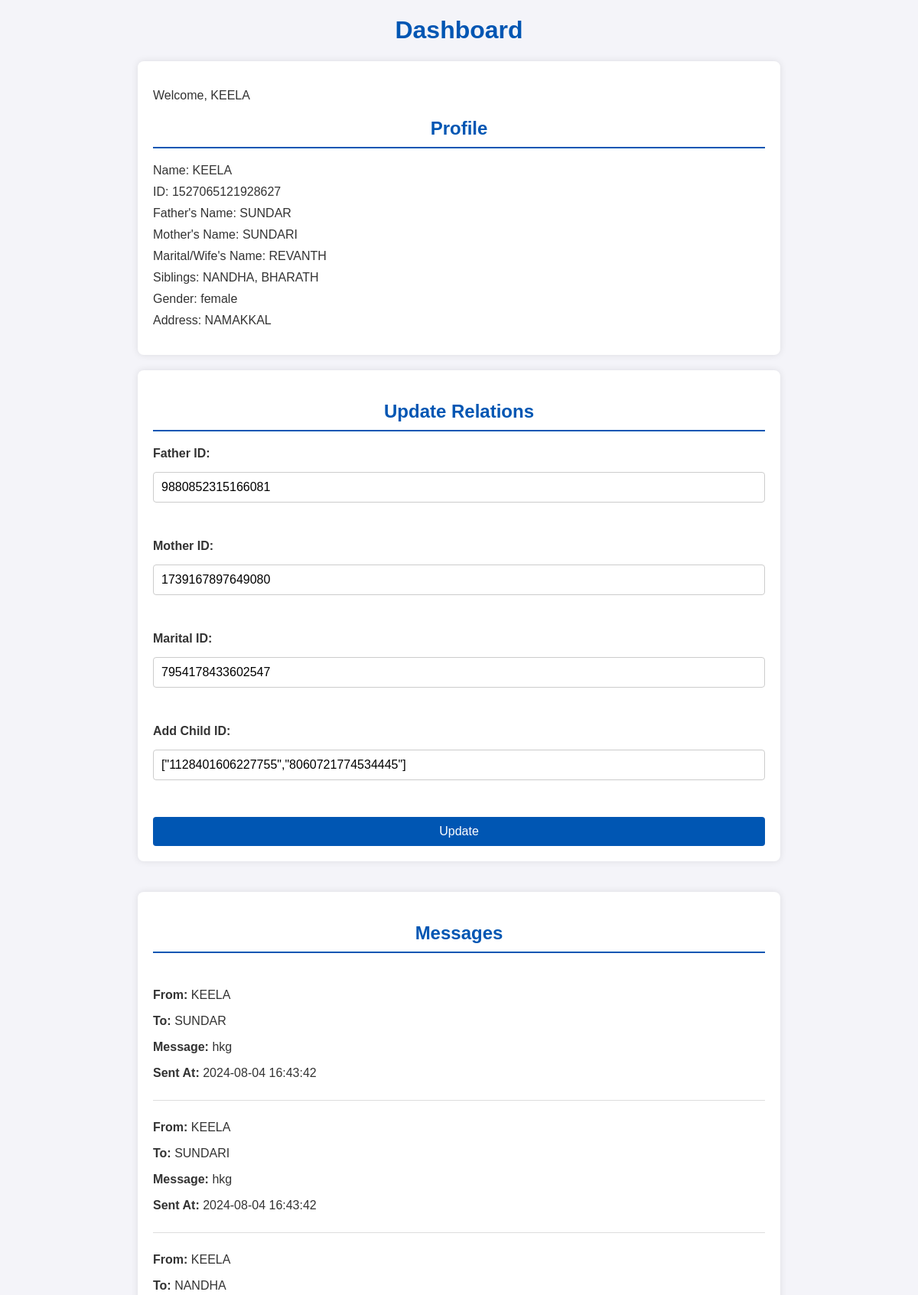
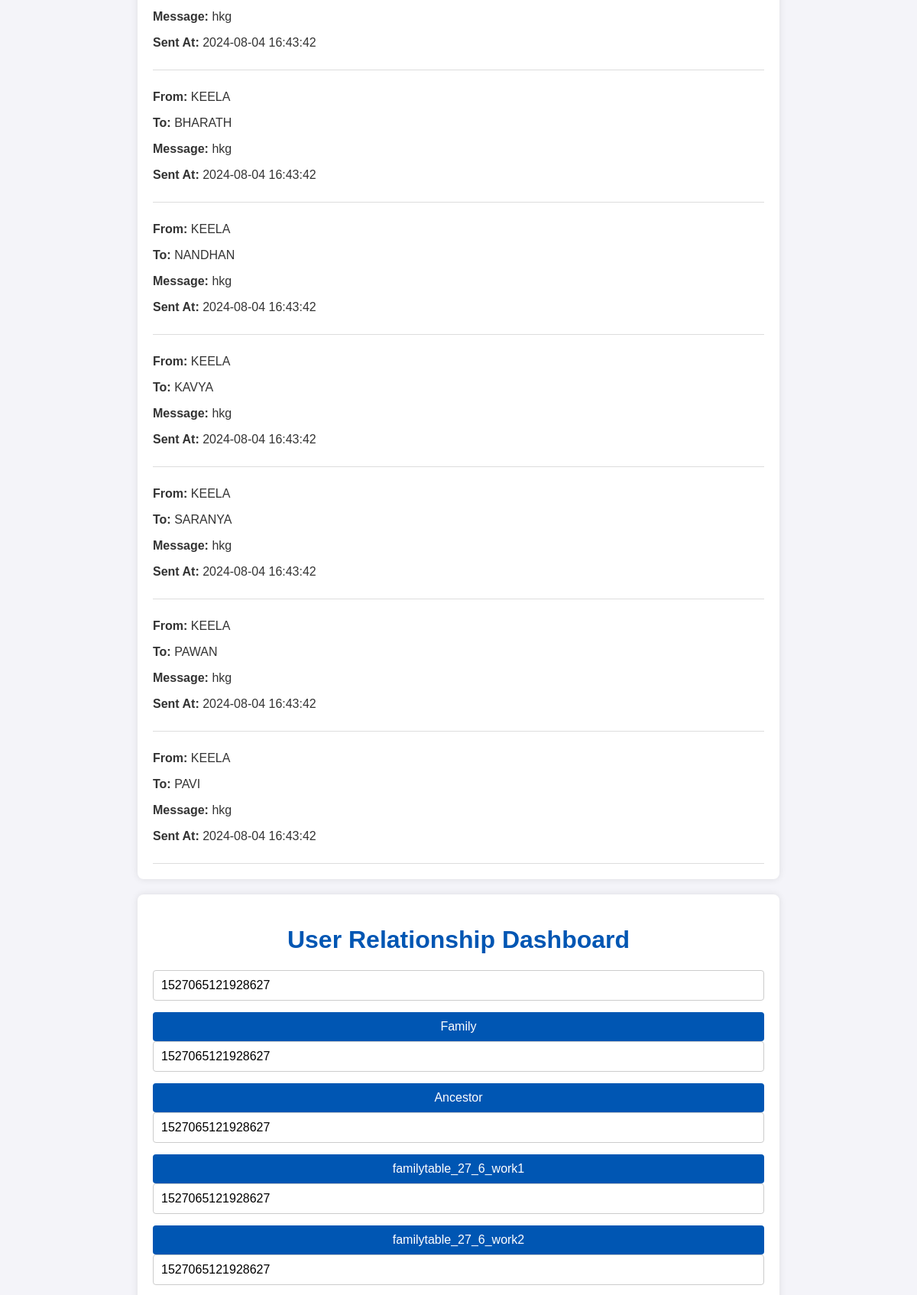
/Dashboard.php (signed in, upper part), run on the app's committed database (2 pictures, top to bottom).
### tables this page shows
CREATE TABLE `userss` (
  `id` bigint(20) NOT NULL,
  `name` varchar(255) DEFAULT NULL,
  `gender` varchar(10) DEFAULT NULL,
  `password` varchar(255) DEFAULT NULL,
  `address` text DEFAULT NULL,
  `dob` date DEFAULT NULL,
  `father_id` bigint(20) DEFAULT NULL,
  `mother_id` bigint(20) DEFAULT NULL,
  `marital_id` bigint(20) DEFAULT NULL,
  `CHILDRENS_ID` text DEFAULT NULL,
  `mobile_number` varchar(15) DEFAULT NULL
);

CREATE TABLE `messages` (
  `id` bigint(20) NOT NULL,
  `sender_id` bigint(20) NOT NULL,
  `recipient_id` bigint(20) NOT NULL,
  `message` text NOT NULL,
  `created_at` timestamp NOT NULL DEFAULT current_timestamp()
);

### Dashboard.php (the view, shortened to what this page needs)
<?php
$host = 'localhost';
$dbname = 'relationship';
$username = 'root';
$password = '';
$dsn = "mysql:host=$host;dbname=$dbname;charset=UTF8";
try {
    $pdo = new PDO($dsn, $username, $password);
    $pdo->setAttribute(PDO::ATTR_ERRMODE, PDO::ERRMODE_EXCEPTION);
} catch (PDOException $e) {
    die("Connection failed: " . $e->getMessage());
}
$stmt = $pdo->prepare("SELECT * FROM userss WHERE id = ?");
$stmt->execute([$_SESSION['user_id']]);
$user = $stmt->fetch(PDO::FETCH_ASSOC);
$relatives = ['father_id', 'mother_id', 'marital_id', 'CHILDRENS_ID'];
foreach ($relatives as $relative) {
    if (!empty($user[$relative])) {
        $rel_stmt = $pdo->prepare("SELECT name FROM userss WHERE id = ?");
        $rel_stmt->execute([$user[$relative]]);
        $rel_result = $rel_stmt->fetch(PDO::FETCH_ASSOC);
        $user[$relative . '_name'] = $rel_result['name'] ?? 'Not available';
    } else {
        $user[$relative . '_name'] = 'Not set';
    }
}
function fetchSiblings($pdo, $siblingsJson) {
    $siblings = [];
    if (!is_null($siblingsJson)) {
        $siblingIds = json_decode($siblingsJson, true);
        $placeholders = implode(',', array_fill(0, count($siblingIds), '?'));
        $stmt = $pdo->prepare("SELECT name FROM userss WHERE id IN ($placeholders)");
        $stmt->execute($siblingIds);
        if ($stmt->rowCount() > 0) {
            while ($result = $stmt->fetch(PDO::FETCH_ASSOC)) {
                $siblings[] = htmlspecialchars($result['name']);
            }
        }
    } else {
        return "No siblings available.";
    }
    return implode(', ', $siblings);
}
$user['siblings'] = fetchSiblings($pdo, $user['CHILDRENS_ID']);
$messages_stmt = $pdo->prepare("
    SELECT m.*, s.name AS sender_name, r.name AS recipient_name
    FROM messages m
    JOIN userss s ON m.sender_id = s.id
    JOIN userss r ON m.recipient_id = r.id
    WHERE m.sender_id = ? OR m.recipient_id = ?
    ORDER BY m.created_at DESC
");
$messages_stmt->execute([$_SESSION['user_id'], $_SESSION['user_id']]);
$messages = $messages_stmt->fetchAll(PDO::FETCH_ASSOC);
?>
<!DOCTYPE html>
<html lang="en">
<head>
</head>
<body>
    <h1>Dashboard</h1>
    <div class="container">
        <p>Welcome, <?php echo htmlspecialchars($user['name']); ?></p>
        <h2>Profile</h2>
        <ul>
            <li>Name: <?php echo htmlspecialchars($user['name']); ?></li>
            <li>ID: <?php echo htmlspecialchars($user['id']); ?></li>
            <li>Father's Name: <?php echo htmlspecialchars($user['father_id_name']); ?></li>
            <li>Mother's Name: <?php echo htmlspecialchars($user['mother_id_name']); ?></li>
            <li>Marital/Wife's Name: <?php echo htmlspecialchars($user['marital_id_name']); ?></li>
            <li>Siblings: <?php echo htmlspecialchars($user['siblings']); ?></li>
            <li>Gender: <?php echo htmlspecialchars($user['gender']); ?></li>
            <li>Address: <?php echo htmlspecialchars($user['address']); ?></li>
        </ul>
    </div>
    <div class="container form-container">
        <h2>Update Relations</h2>
        <form action="" method="post">
            <label for="father_id">Father ID:</label>
            <input type="text" id="father_id" name="father_id" value="<?php echo isset($user['father_id']) ? htmlspecialchars($user['father_id']) : ''; ?>"><br>
            <label for="mother_id">Mother ID:</label>
            <input type="text" id="mother_id" name="mother_id" value="<?php echo isset($user['mother_id']) ? htmlspecialchars($user['mother_id']) : ''; ?>"><br>
            <label for="marital_id">Marital ID:</label>
            <input type="text" id="marital_id" name="marital_id" value="<?php echo isset($user['marital_id']) ? htmlspecialchars($user['marital_id']) : ''; ?>"><br>
            <label for="new_child_id">Add Child ID:</label>
            <input type="text" id="new_child_id" name="new_child_id" value="<?php echo isset($user['CHILDRENS_ID']) ? htmlspecialchars($user['CHILDRENS_ID']) : ''; ?>"><br>
            <button type="submit">Update</button>
        </form>
    </div>
    <div class="container messages-container">
        <h2>Messages</h2>
        <?php if (empty($messages)): ?>
            <p>No messages found.</p>
        <?php else: ?>
            <?php foreach ($messages as $message): ?>
                <div class="message">
                    <p><strong>From:</strong> <?php echo htmlspecialchars($message['sender_name']); ?></p>
                    <p><strong>To:</strong> <?php echo htmlspecialchars($message['recipient_name']); ?></p>
                    <p><strong>Message:</strong> <?php echo htmlspecialchars($message['message']); ?></p>
                    <p><strong>Sent At:</strong> <?php echo htmlspecialchars($message['created_at']); ?></p>
                </div>
            <?php endforeach; ?>
        <?php endif; ?>
    </div>
    <div class="container">
        <h1>User Relationship Dashboard</h1>
        <div>
            <form action="Table.php" method="post">
                <input type="text" name="personId" value="<?php echo $user['id']; ?>">
                <button type="submit">Family</button>
            </form>
        </div>
        <div>
            <form action="parchil2_ancestor.php" method="post">
                <input type="text" name="personId" value="<?php echo $user['id']; ?>">
                <button type="submit">Ancestor</button>
            </form>
            <form action="familytable_27_6_work1.php" method="post">
                <input type="text" name="personId" value="<?php echo $user['id']; ?>">
                <button type="submit">familytable_27_6_work1</button>
            </form>
            <form action="familytable_27_6_work2.php" method="post">
                <input type="text" name="personId" value="<?php echo $user['id']; ?>">
                <button type="submit">familytable_27_6_work2</button>
            </form>
            <form action="page_3_7.php" method="post">
                <input type="text" name="personId" value="<?php echo $user['id']; ?>">
            </form>
        </div>
    </div>
</body>
</html>

### Dashboard.php (style rules this page uses)
body { font-family: 'Arial', sans-serif; background-color: #f4f4f9; margin: 0; padding: 0; color: #333; }
h1, h2 { color: #0056b3; text-align: center; }
ul { list-style-type: none; padding: 0; }
li { margin: 10px 0; }
.container { width: 80%; max-width: 800px; margin: 20px auto; padding: 20px; background: #ffffff; box-shadow: 0 0 10px rgba(0,0,0,0.1); border-radius: 8px; }
.container h2 { border-bottom: 2px solid #0056b3; padding-bottom: 10px; margin-bottom: 20px; }
form { display: flex; flex-direction: column; gap: 15px; }
form label { font-weight: bold; }
form input[type="text"] { padding: 10px; border: 1px solid #ccc; border-radius: 4px; font-size: 16px; }
form button { padding: 10px 15px; background-color: #0056b3; color: white; border: none; border-radius: 4px; cursor: pointer; font-size: 16px; }
.form-container { margin-top: 20px; }
.messages-container { margin-top: 40px; }
.message { border-bottom: 1px solid #ddd; padding: 10px 0; }

### data on the page
userss: name "KEELA", id "1527065121928627", gender "female", address "NAMAKKAL", father_id "9880852315166081", mother_id "1739167897649080", marital_id "7954178433602547", new_child_id "[\"1128401606227755\",\"8060721774534445\"]", personId "1527065121928627"
messages: sender.name "KEELA", recipient.name "SUNDAR", message "hkg", created_at "2024-08-04 16:43:42"
messages: sender.name "KEELA", recipient.name "SUNDARI", message "hkg", created_at "2024-08-04 16:43:42"
messages: sender.name "KEELA", recipient.name "NANDHA", message "hkg", created_at "2024-08-04 16:43:42"
messages: sender.name "KEELA", recipient.name "BHARATH", message "hkg", created_at "2024-08-04 16:43:42"
messages: sender.name "KEELA", recipient.name "NANDHAN", message "hkg", created_at "2024-08-04 16:43:42"
messages: sender.name "KEELA", recipient.name "KAVYA", message "hkg", created_at "2024-08-04 16:43:42"
messages: sender.name "KEELA", recipient.name "SARANYA", message "hkg", created_at "2024-08-04 16:43:42"
messages: sender.name "KEELA", recipient.name "PAWAN", message "hkg", created_at "2024-08-04 16:43:42"
messages: sender.name "KEELA", recipient.name "PAVI", message "hkg", created_at "2024-08-04 16:43:42"

### other printed values
$user['father_id_name'] "SUNDAR"
$user['mother_id_name'] "SUNDARI"
$user['marital_id_name'] "REVANTH"
$user['siblings'] "NANDHA, BHARATH"
